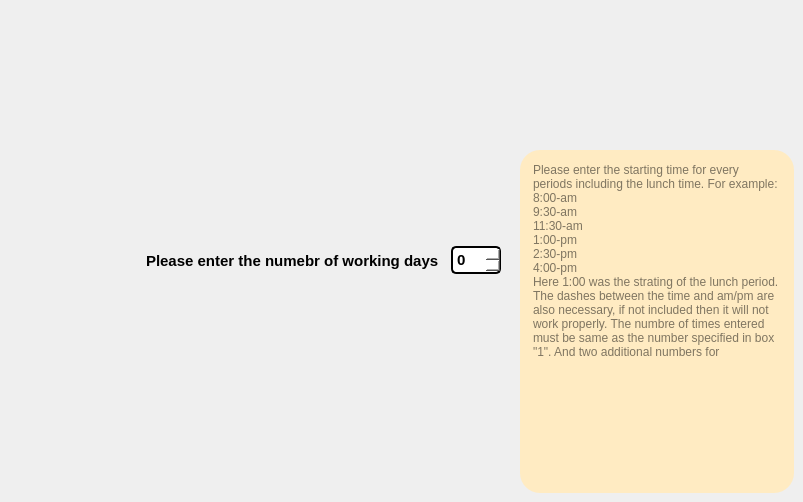
      <widget class="QWidget" name="dump">
       <widget class="QWidget" name="horizontalLayoutWidget">
        <property name="geometry">
         <rect>
          <x>140</x>
          <y>230</y>
          <width>361</width>
          <height>61</height>
         </rect>
        </property>
        <layout class="QHBoxLayout" name="horizontalLayout_3">
         <item>
          <widget class="QLabel" name="label_2">
           <property name="styleSheet">
            <string notr="true">font-size: 15px;
  font-weight: 600;
  line-height: 1;
  padding: 2px 2px;
color:black;
</string>
           </property>
           <property name="text">
            <string>Please enter the numebr of working days</string>
           </property>
          </widget>
         </item>
         <item>
          <widget class="QSpinBox" name="weekNums">
           <property name="styleSheet">
            <string notr="true">border:2px solid black;
border-radius: 5px;
font-size: 15px;
  font-weight: 600;
  line-height: 1;
  padding: 2px 2px;
background:white;</string>
           </property>
           <property name="maximum">
            <number>7</number>
           </property>
          </widget>
         </item>
        </layout>
       </widget>
       <widget class="QGroupBox" name="groupBox_3">
        <property name="geometry">
         <rect>
          <x>520</x>
          <y>150</y>
          <width>274</width>
          <height>343</height>
         </rect>
        </property>
        <property name="styleSheet">
         <string notr="true">QGroupBox{ border-radius:20px; background-color:#ffebc2}</string>
        </property>
        <property name="title">
         <string/>
        </property>
        <layout class="QHBoxLayout" name="horizontalLayout_9">
         <item>
          <widget class="QTextEdit" name="times_periods_2">
           <property name="styleSheet">
            <string notr="true">background-color:#ffebc2;
border: 0px;</string>
           </property>
           <property name="placeholderText">
            <string>Please enter the starting time for every periods including the lunch time. For example:              8:00-am                                                                   9:30-am                                                                   11:30-am                                                                   1:00-pm                                                                   2:30-pm                                                                   4:00-pm                                                                  Here 1:00 was the strating of the lunch period. The dashes between the time and am/pm are also necessary, if not included then it will not work properly. The numbre of times entered must be same as the number specified in box &quot;1&quot;. And two additional numbers for </string>
           </property>
          </widget>
         </item>
        </layout>
       </widget>
      </widget>
